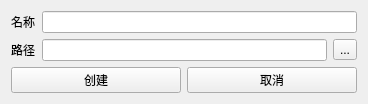
<?xml version="1.0" encoding="UTF-8"?>
<ui version="4.0">
 <class>NewFile</class>
 <widget class="QWidget" name="NewFile">
  <property name="geometry">
   <rect>
    <x>0</x>
    <y>0</y>
    <width>368</width>
    <height>95</height>
   </rect>
  </property>
  <property name="windowTitle">
   <string>Form</string>
  </property>
  <layout class="QGridLayout" name="gridLayout">
   <item row="1" column="0">
    <widget class="QLabel" name="label">
     <property name="text">
      <string>路径</string>
     </property>
    </widget>
   </item>
   <item row="0" column="0">
    <widget class="QLabel" name="label_2">
     <property name="text">
      <string>名称</string>
     </property>
    </widget>
   </item>
   <item row="1" column="1">
    <widget class="QLineEdit" name="linePath"/>
   </item>
   <item row="1" column="2">
    <widget class="QToolButton" name="btnFile">
     <property name="text">
      <string>...</string>
     </property>
    </widget>
   </item>
   <item row="0" column="1" colspan="2">
    <widget class="QLineEdit" name="lineName"/>
   </item>
   <item row="2" column="0" colspan="3">
    <layout class="QHBoxLayout" name="horizontalLayout">
     <item>
      <widget class="QPushButton" name="win_save">
       <property name="text">
        <string>创建</string>
       </property>
      </widget>
     </item>
     <item>
      <widget class="QPushButton" name="win_cancel">
       <property name="text">
        <string>取消</string>
       </property>
      </widget>
     </item>
    </layout>
   </item>
  </layout>
 </widget>
 <resources/>
 <connections/>
</ui>
